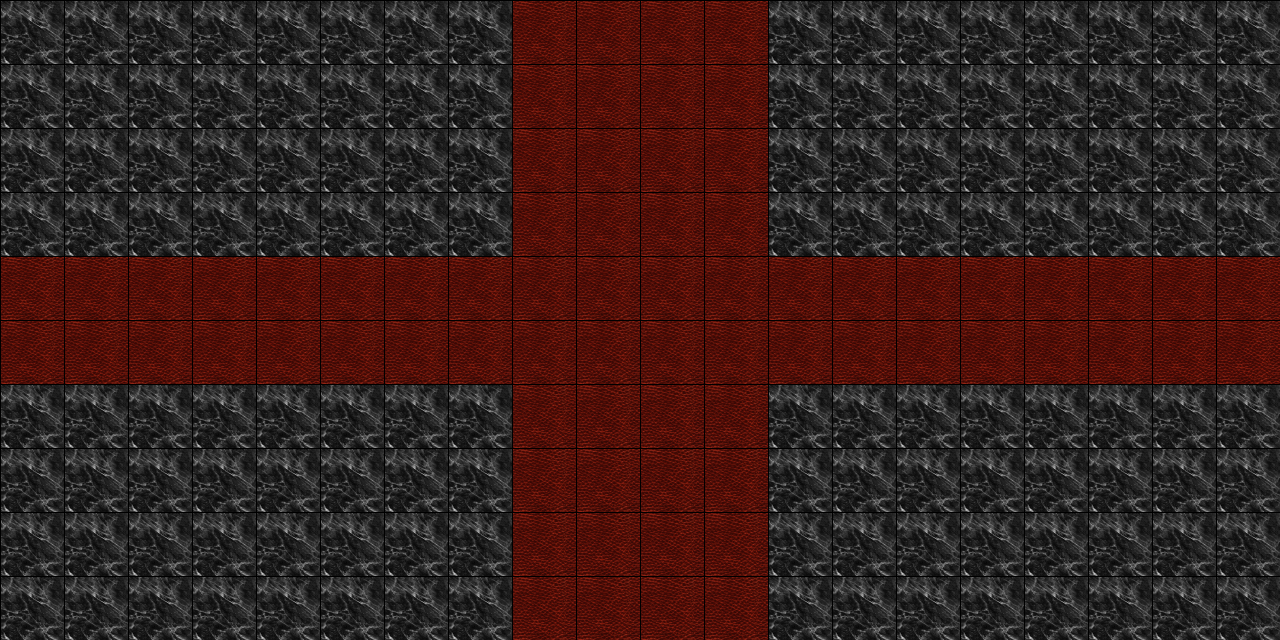

Below is a game level as drawn by its tile map, then a one-line description and the .tmx that defines it (tile-layer data replaced by summaries):
An orthogonal 20x10 tile map with 64x64 px tiles, 1 tile layer (Capa de patrones 1) and 9 objects (jugador).

<map version="1.9" tiledversion="1.9.2" orientation="orthogonal" renderorder="right-down" width="20" height="10" tilewidth="64" tileheight="64" infinite="0" nextlayerid="4" nextobjectid="37">
 <tileset firstgid="1" source="tileSet.tsx" />
 <layer id="1" name="Capa de patrones 1" width="20" height="10">
  <data>[200 cells, 200 non-empty, 2 distinct tile ids]</data>
 </layer>
 <objectgroup id="3" name="objetos">
  <object id="5" x="512" y="256">
   <polygon points="0,0 0,-256 -512,-256 -512,0" />
  </object>
  <object id="6" x="768" y="0">
   <polygon points="0,0 0,256 512,256 512,0" />
  </object>
  <object id="7" x="762.667" y="385.333">
   <polygon points="0,0 0,256 512,256 512,0" />
  </object>
  <object id="8" x="512" y="384">
   <polygon points="0,0 0,256 -512,256 -512,0" />
  </object>
  <object id="9" name="jugador" x="576" y="320" width="64" height="64" />
  <object id="33" x="1280" y="256">
   <polygon points="0,0 0,128 64,128 64,0" />
  </object>
  <object id="34" x="0" y="384">
   <polygon points="0,0 -64,0 -64,-128 0,-128" />
  </object>
  <object id="35" x="512" y="0">
   <polygon points="0,0 0,-64 256,-64 256,0" />
  </object>
  <object id="36" x="512" y="640">
   <polygon points="0,0 256,0 256,64 0,64 0,0" />
  </object>
 </objectgroup>
</map>
